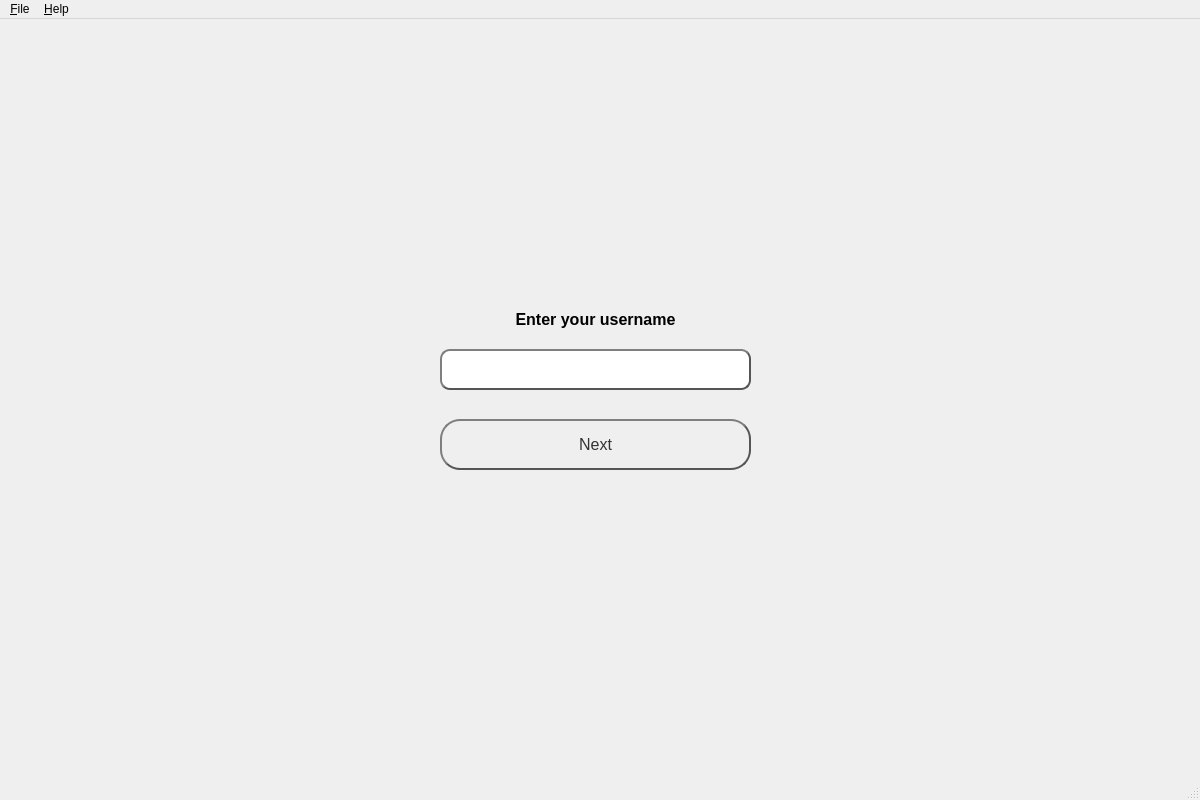
<?xml version="1.0" encoding="UTF-8"?>
<ui version="4.0">
 <class>MainWindow</class>
 <widget class="QMainWindow" name="MainWindow">
  <property name="geometry">
   <rect>
    <x>0</x>
    <y>0</y>
    <width>1200</width>
    <height>800</height>
   </rect>
  </property>
  <property name="windowTitle">
   <string>TeamUniProject</string>
  </property>
  <property name="styleSheet">
   <string notr="true"/>
  </property>
  <widget class="QWidget" name="centralwidget">
   <widget class="QPushButton" name="login_btn">
    <property name="geometry">
     <rect>
      <x>440</x>
      <y>400</y>
      <width>311</width>
      <height>51</height>
     </rect>
    </property>
    <property name="font">
     <font>
      <family>Arial</family>
      <pointsize>12</pointsize>
     </font>
    </property>
    <property name="styleSheet">
     <string notr="true">QPushButton {
    color: #333;
    border: 2px solid #555;
    border-radius: 20px;
    border-style: outset;
    background: qradialgradient(
        cx: 0.3, cy: -0.4, fx: 0.3, fy: -0.4,
        radius: 1.35, stop: 0 #fafafa, stop: 1 #dadada
        );
    padding: 5px;
    }

QPushButton:hover {
    background: qradialgradient(
        cx: 0.3, cy: -0.4, fx: 0.3, fy: -0.4,
        radius: 1.35, stop: 0 #fff, stop: 1 #bbb
        );
    }

QPushButton:pressed {
    border-style: inset;
    background: qradialgradient(
        cx: 0.4, cy: -0.1, fx: 0.4, fy: -0.1,
        radius: 1.35, stop: 0 #fff, stop: 1 #ddd
        );
    }</string>
    </property>
    <property name="text">
     <string>Next</string>
    </property>
   </widget>
   <widget class="QLabel" name="enter_username_lbl">
    <property name="geometry">
     <rect>
      <x>440</x>
      <y>280</y>
      <width>311</width>
      <height>41</height>
     </rect>
    </property>
    <property name="font">
     <font>
      <family>Arial</family>
      <pointsize>12</pointsize>
      <weight>75</weight>
      <bold>true</bold>
     </font>
    </property>
    <property name="text">
     <string>Enter your username</string>
    </property>
    <property name="alignment">
     <set>Qt::AlignCenter</set>
    </property>
    <property name="wordWrap">
     <bool>true</bool>
    </property>
   </widget>
   <widget class="QLineEdit" name="username_le">
    <property name="geometry">
     <rect>
      <x>440</x>
      <y>330</y>
      <width>311</width>
      <height>41</height>
     </rect>
    </property>
    <property name="font">
     <font>
      <family>Arial</family>
      <pointsize>12</pointsize>
     </font>
    </property>
    <property name="styleSheet">
     <string notr="true">QLineEdit {
	border: 2px solid #555;
    border-radius: 10px;
    border-style: outset;
    background: rgb(255, 255, 255);
    }

QLineEdit:hover {
   
    }

QLineEdit:pressed {
    border-style: inset;
    }</string>
    </property>
    <property name="inputMask">
     <string/>
    </property>
    <property name="text">
     <string/>
    </property>
   </widget>
  </widget>
  <widget class="QMenuBar" name="menubar">
   <property name="geometry">
    <rect>
     <x>0</x>
     <y>0</y>
     <width>1200</width>
     <height>21</height>
    </rect>
   </property>
   <property name="styleSheet">
    <string notr="true"/>
   </property>
   <widget class="QMenu" name="menuFile">
    <property name="title">
     <string>&amp;File</string>
    </property>
    <addaction name="actionNext"/>
    <addaction name="actionQuit"/>
   </widget>
   <widget class="QMenu" name="menuHelp">
    <property name="title">
     <string>&amp;Help</string>
    </property>
    <addaction name="actionHelp"/>
    <addaction name="actionAbout"/>
   </widget>
   <addaction name="menuFile"/>
   <addaction name="menuHelp"/>
  </widget>
  <widget class="QStatusBar" name="statusbar"/>
  <action name="actionNext">
   <property name="icon">
    <iconset>
     <normaloff>img/back_icon.png</normaloff>img/back_icon.png</iconset>
   </property>
   <property name="text">
    <string>Next</string>
   </property>
   <property name="statusTip">
    <string/>
   </property>
   <property name="shortcut">
    <string>Ctrl+N</string>
   </property>
  </action>
  <action name="actionQuit">
   <property name="icon">
    <iconset>
     <normaloff>img/quit_icon.png</normaloff>img/quit_icon.png</iconset>
   </property>
   <property name="text">
    <string>Quit</string>
   </property>
   <property name="statusTip">
    <string notr="true"/>
   </property>
   <property name="shortcut">
    <string>Ctrl+Q</string>
   </property>
  </action>
  <action name="actionHelp">
   <property name="icon">
    <iconset>
     <normaloff>img/help_icon.png</normaloff>img/help_icon.png</iconset>
   </property>
   <property name="text">
    <string>Help...</string>
   </property>
   <property name="shortcut">
    <string>Ctrl+H</string>
   </property>
  </action>
  <action name="actionAbout">
   <property name="icon">
    <iconset>
     <normaloff>img/info_icon.png</normaloff>img/info_icon.png</iconset>
   </property>
   <property name="text">
    <string>About...</string>
   </property>
   <property name="shortcut">
    <string>Alt+A</string>
   </property>
  </action>
 </widget>
 <resources/>
 <connections/>
</ui>
